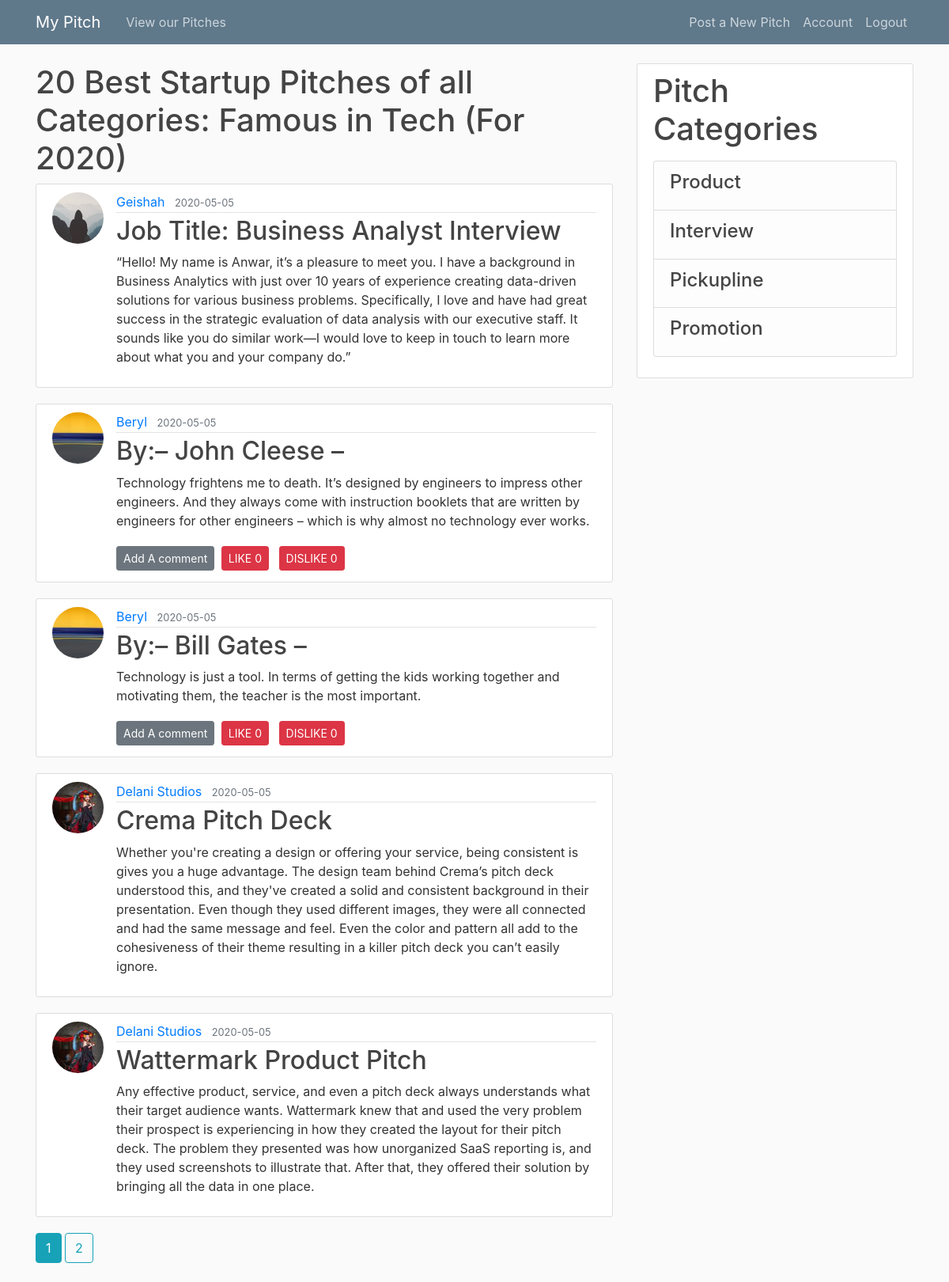
Screenshot of /product (signed in) with the database file from the repository.
### app/models.py (models this page shows, shortened)
class Post(db.Model):
    id = db.Column(db.Integer, primary_key=True)
    title = db.Column(db.String(100), nullable=False)
    date = db.Column(db.DateTime, nullable=False, default=datetime.utcnow)
    content = db.Column(db.Text, nullable=False)
    user_id = db.Column(db.Integer, db.ForeignKey('user.id'), nullable=False)

class User(db.Model, UserMixin):
    id = db.Column(db.Integer, primary_key=True)
    username = db.Column(db.String(20), unique=True, nullable=False)
    email = db.Column(db.String(120), unique=True, nullable=False)
    image_file = db.Column(db.String(20), nullable=False, default='default.jpg')
    password = db.Column(db.String(60), nullable=False)
    posts = db.relationship('Post', backref='author', lazy=True)

### app/routes.py (the view)
@app.route("/product")
@login_required
def product():
    page = request.args.get('page', 1, type=int)
    posts = Post.query.order_by(Post.date.desc()).paginate(page=page, per_page=5)
    return render_template('product.html', posts=posts)

### app/models.py (called while the page is built)
@login_manager.user_loader
def load_user(user_id):
    return User.query.get(int(user_id))

### app/templates/product.html
{% extends "base.html" %}
{% block content %}
<h1>20 Best Startup Pitches of all Categories: Famous in Tech (For 2020)</h1>
{% for post in posts.items %}
<article class="media content-section">
  <img class="rounded-circle article-img"
    src="{{ url_for('static', filename='profile_pics/' + post.author.image_file) }}">
  <div class="media-body">
    <div class="article-metadata">
      <a class="mr-2" href="{{ url_for('user_posts', username=post.author.username) }}">{{ post.author.username }}</a>
      <small class="text-muted">{{ post.date.strftime('%Y-%m-%d') }}</small>
    </div>
    <h2><a class="article-title" href="{{ url_for('post', post_id=post.id) }}">{{ post.title }}</a></h2>
    <p class="article-content">{{ post.content }}</p>
    {% if post.author == current_user %}
    <div>
      <a class="btn btn-secondary btn-sm mt-1 mb-1" href="{{ url_for('comment') }}">Add A comment</a>
      <button type="button" class="btn btn-danger btn-sm m-1" data-toggle="modal" data-target="#deleteModal">LIKE
        <span>0</span></button>
      <button type="button" class="btn btn-danger btn-sm m-1" data-toggle="modal" data-target="#deleteModal">DISLIKE
        <span>0</span></button>
    </div>
    {% endif %}
  </div>
</article>
{% endfor %}
{% for page_num in posts.iter_pages(left_edge=1, right_edge=1, left_current=1, right_current=2) %}
{% if page_num %}
{% if posts.page == page_num %}
<a class="btn btn-info mb-4" href="{{ url_for('product', page=page_num) }}">{{ page_num }}</a>
{% else %}
<a class="btn btn-outline-info mb-4" href="{{ url_for('product', page=page_num) }}">{{ page_num }}</a>
{% endif %}
{% else %}
...
{% endif %}
{% endfor %}
{% endblock content %}

### app/static/styles.css (style rules this page uses)
body { background: #fafafa; color: #333333; margin-top: 5rem; }
h1, h2, h3, h4, h5, h6 { color: #444444; }
.content-section { background: #ffffff; padding: 10px 20px; border: 1px solid #dddddd; border-radius: 3px; margin-bottom: 20px; }
.article-title { color: #444444; }
.article-content { white-space: pre-line; }
.article-img { height: 65px; width: 65px; margin-right: 16px; }
.article-metadata { padding-bottom: 1px; margin-bottom: 4px; border-bottom: 1px solid #e3e3e3 }

### rows the page displays
Post: image_file (placeholder picture), author.username "Geishah", date "2020-05-05", title "Job Title: Business Analyst Interview", content "“Hello! My name is Anwar, it’s a pleasure to meet you. I have a background in Business Analytics with just over 10 years of experience creating data-driven solutions for various business problems. Specifically, I love and have had great success in the strategic evaluation of data analysis with our executive staff. It sounds like you do similar work—I would love to keep in touch to learn more about what you and your company do.”"
Post: image_file (picture), author.username "Beryl", date "2020-05-05", title "By:– John Cleese –", content "Technology frightens me to death. It’s designed by engineers to impress other engineers. And they always come with instruction booklets that are written by engineers for other engineers – which is why almost no technology ever works."
Post: image_file (picture), author.username "Beryl", date "2020-05-05", title "By:– Bill Gates –", content "Technology is just a tool. In terms of getting the kids working together and motivating them, the teacher is the most important."
Post: image_file (picture), author.username "Delani Studios", date "2020-05-05", title "Crema Pitch Deck", content "Whether you're creating a design or offering your service, being consistent is gives you a huge advantage. The design team behind Crema’s pitch deck understood this, and they've created a solid and consistent background in their presentation. Even though they used different images, they were all connected and had the same message and feel. Even the color and pattern all add to the cohesiveness of their theme resulting in a killer pitch deck you can’t easily ignore."
Post: image_file (picture), author.username "Delani Studios", date "2020-05-05", title "Wattermark Product Pitch", content "Any effective product, service, and even a pitch deck always understands what their target audience wants. Wattermark knew that and used the very problem their prospect is experiencing in how they created the layout for their pitch deck. The problem they presented was how unorganized SaaS reporting is, and they used screenshots to illustrate that. After that, they offered their solution by bringing all the data in one place."

### other values shown
{{ page_num }} "1"
{{ page_num }} "2"
